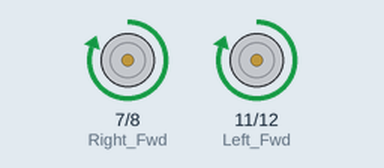
Recording of a sketch running on a simulated Arduino Uno, built with avr-gcc and run on an emulated ATmega328P. Parts: motor-driver pin pairs drawn as motors (green arrow = first pin HIGH = forward, orange = second pin HIGH = backward, longer = more drive, scaled by the enable pin).

Above: at 2.5 s.
At 5.5 s:
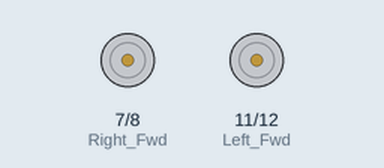
At 7.0 s:
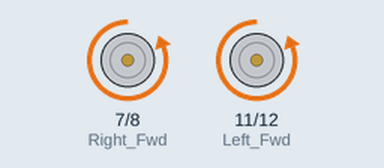
Timing chart, 0 to 10.4 s (numbered marks = the images above):
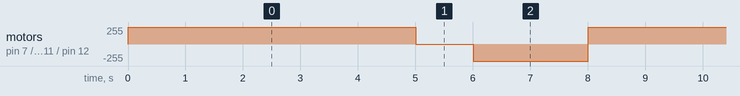

Measured:
- by itself, motor on pin 7 (Right_Fwd) / pin 8 (Right_Rev), motor on pin 11 (Left_Fwd) / pin 12 (Left_Rev): repeats every 8.0 s: stopped 1.0 s, backward 255/255 2.0 s, forward 255/255 5.0 s

The sketch:

Story_4.ino
```cpp
const int Left_Rev = 12;
const int Left_Fwd = 11;
const int Left_Enable = 10;
const int Right_Enable = 9;
const int Right_Rev = 8;
const int Right_Fwd = 7;
void setup()
{
  pinMode(Left_Rev, OUTPUT);
  pinMode(Left_Fwd, OUTPUT);
  pinMode(Left_Enable, OUTPUT);
  pinMode(Right_Enable, OUTPUT);
  pinMode(Right_Rev, OUTPUT);
  pinMode(Right_Fwd, OUTPUT);
}
void forward()
{
digitalWrite(Left_Rev, LOW);
  digitalWrite(Left_Fwd, HIGH);
  digitalWrite(Left_Enable, HIGH);
  digitalWrite(Right_Enable, HIGH);
  digitalWrite(Right_Rev, LOW);
  digitalWrite(Right_Fwd, HIGH);
}
void stop()
{
   digitalWrite(Left_Rev, LOW);
  digitalWrite(Left_Fwd, LOW);
  digitalWrite(Left_Enable, LOW);
  digitalWrite(Right_Enable, LOW);
  digitalWrite(Right_Rev, LOW);
  digitalWrite(Right_Fwd, LOW);
}
void reverse()
{
   digitalWrite(Left_Rev, HIGH);
  digitalWrite(Left_Fwd, LOW);
  digitalWrite(Left_Enable, HIGH);
  digitalWrite(Right_Enable, HIGH);
  digitalWrite(Right_Rev, HIGH);
  digitalWrite(Right_Fwd, LOW);
}


void loop()
{
 forward();
  delay(5000);
  stop();
  delay(1000);
  reverse();
  delay(2000);
}
```
